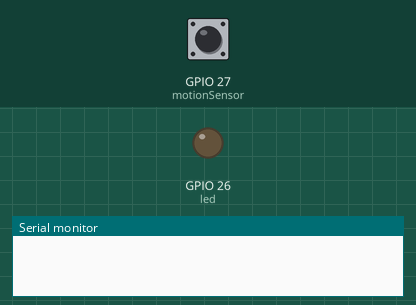
Bench run of a sketch on a simulated ESP32. On the bench: output pins drawn as LEDs (lit = HIGH), the last lines printed to the serial monitor. The inputs (shaded band) are chosen by the test bench; at power-on: GPIO 27 (motionSensor) HIGH.

Above: at 1.2 s.
1.3 s: GPIO 27 (motionSensor) pulsed LOW 2 times (0.12 s each, 0.3 s apart)
At 2.1 s:
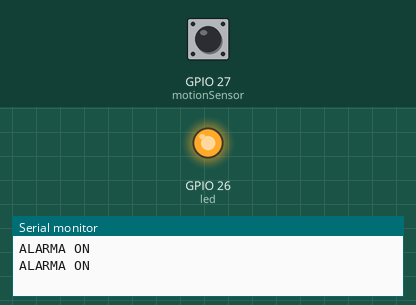
Timing chart, 0 to 8.2 s (numbered marks = the images above; inputs shaded):
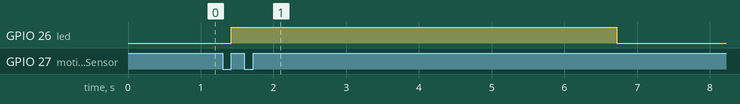

The sketch:

1_motion_sensor_with_timer_and_interrupts.ino
```cpp
/*
  POWERED BY -WSW-
  El propósito de este programa es controlar una alarma activada por un sensor de movimiento PIR.
  Cuando se detecta movimiento, se enciende un LED y se inicia un temporizador.
  Al pasar un tiempo predefinido (5 segundos), el LED se apaga automáticamente.

  **Hardware necesario:**
  - Un ESP32.
  - Un sensor PIR (conectado al pin 27 del ESP32).
  - Un LED (conectado al pin 26 del ESP32).

  **Conexiones:**
  - El sensor PIR se conecta al pin GPIO 27.
  - El LED se conecta al pin GPIO 26.

  **Importante:** Este código no es bloqueante, lo que significa que el microcontrolador puede seguir
  ejecutando otras tareas mientras se maneja la detección de movimiento y el temporizador sin detener
  el flujo principal del programa.

  **Aclaración:** Este código está desarrollado para el paquete de esp32 by Espressif Systems desde V
  la versión 3.0.0 en adelante. Esto se debe a que las funciones de temporizado cambiaron respecto a
  la versión 2.x.x

  Licencia Dual:
Este código está disponible bajo la Licencia MIT para fines no comerciales.
Si desea usar el código en un proyecto comercial, debe obtener una licencia comercial poniéndose en contacto conmigo.

*/

// Definir el tiempo del temporizador en segundos
#define timeSeconds 5

// Crear un puntero para el temporizador
hw_timer_t *timer = NULL;

// Declarar los pines del LED y el sensor PIR
const int led = 26;  // Pin GPIO para el LED
const int motionSensor = 27;  // Pin GPIO para el sensor de movimiento

// Función que se ejecuta cuando se detecta movimiento
void IRAM_ATTR detectsMovement() {
  // Encender el LED
  digitalWrite(led, HIGH);
  // Enviar un mensaje de "ALARMA ON" por el puerto serie
  Serial.println("ALARMA ON");
  // Iniciar el temporizador
  timerStart(timer);
}

// Función que se ejecuta cuando el temporizador finaliza
void ARDUINO_ISR_ATTR onTimer() {
  // Apagar el LED
  digitalWrite(led, LOW);
  // Enviar un mensaje de "ALARMA OFF" por el puerto serie
  Serial.println("ALARMA OFF");
  // Detener el temporizador
  timerStop(timer);
}

void setup() {
  // Inicializar el puerto serie para depuración
  Serial.begin(115200);

  // Configurar el sensor PIR como entrada con resistencia pull-up
  pinMode(motionSensor, INPUT_PULLUP);

  // Configurar la interrupción para el sensor PIR: se ejecuta la función detectsMovement cuando el pin sube (RISING)
  attachInterrupt(digitalPinToInterrupt(motionSensor), detectsMovement, RISING);

  // Configurar el LED como salida
  pinMode(led, OUTPUT);
  digitalWrite(led, LOW);  // Inicialmente, el LED está apagado

  // Inicializar el temporizador con una frecuencia de 1 MHz
  timer = timerBegin(1000000);

  // Asociar la función onTimer al temporizador
  timerAttachInterrupt(timer, &onTimer);

  // Configurar el temporizador para que se ejecute cada 'timeSeconds' segundos
  // El temporizador se repetirá indefinidamente (tercer parámetro 'true') y con un único conteo
  timerAlarm(timer, timeSeconds * 1000000, true, 0);

  // Detener el temporizador inicialmente
  timerStop(timer);
  }

void loop() {
  // El ciclo 'loop' está vacío porque el código no es bloqueante
  // Las acciones se manejan a través de interrupciones y el temporizador
}
```

Measured:
- after the input at 1.3 s, GPIO 26 (led): LOW → HIGH after 0.12 s, → LOW 5.3 s later
